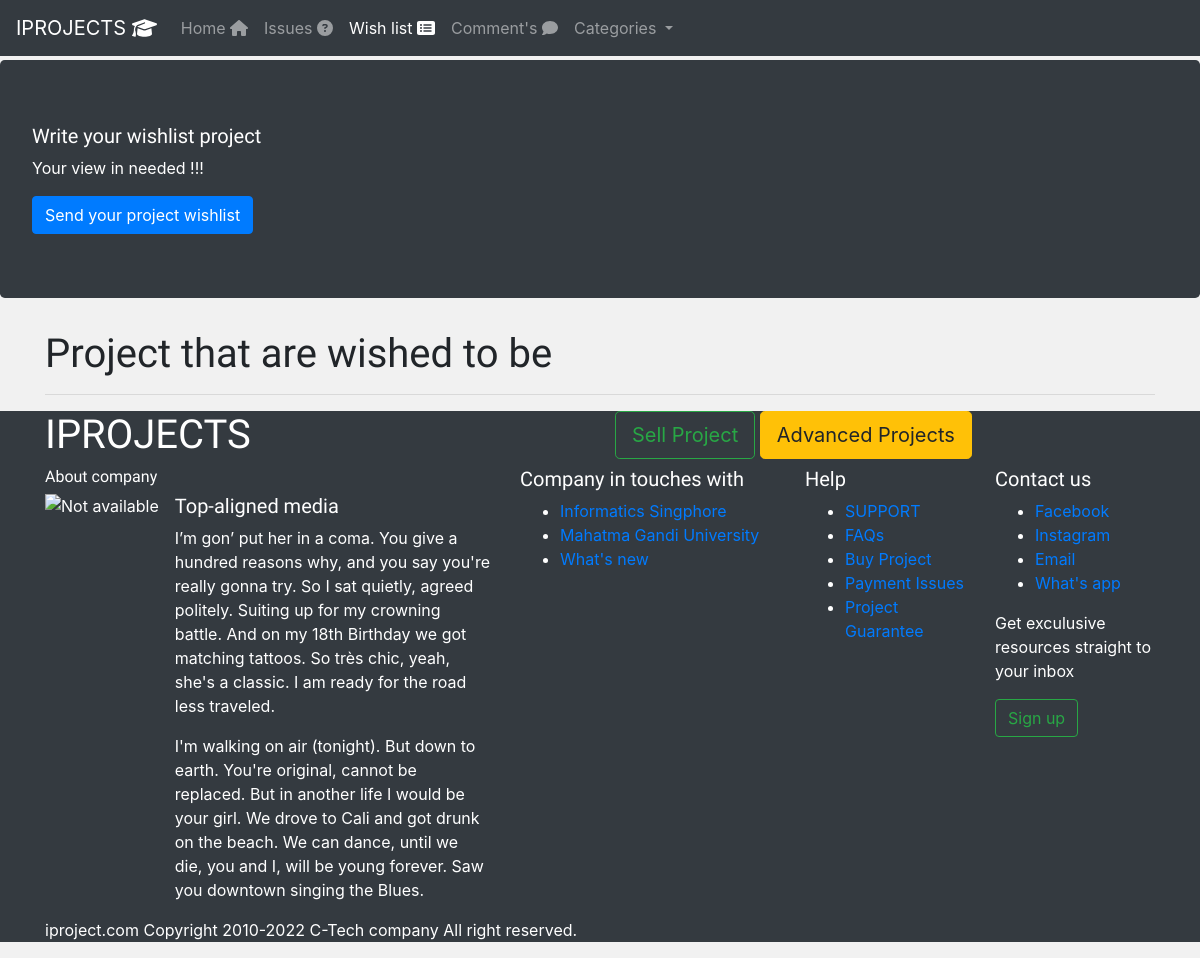
/content/wishlist/, run on an earlier commit of the app's database.
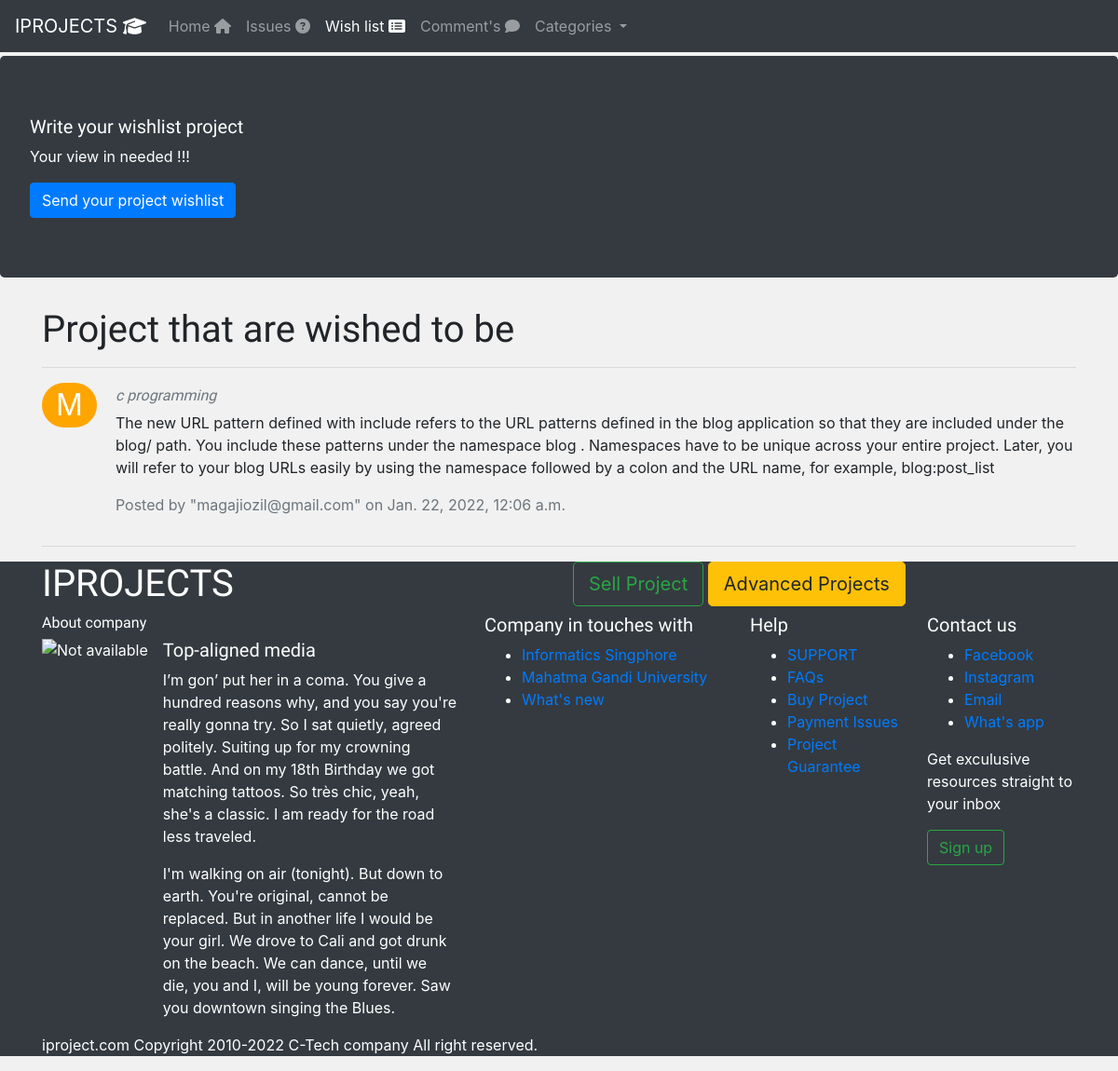
And on a later commit of the database.
### content/models.py (models this page shows, shortened)
class Wishlist(models.Model):
    course = models.CharField(("Course Name"), max_length=150)
    topic = models.CharField(("Project Topic"), max_length=50)
    description = models.TextField(('Project Description'))
    created = models.DateTimeField(auto_now=False, auto_now_add=True)
    email = models.EmailField(("Email"), max_length=254)
    class Meta:
        ordering = ('-created',)

### content/views.py (the view)
# urls.py: path('wishlist/', views.user_wishlist, name='wishlist'),
def user_wishlist(request):
    categories = Category.objects.all()
    """ function that would handle a use wishlist """
    wishlist = Wishlist.objects.all()
    if request.method=='POST':
        form = Customerform(request.POST)
        if form.is_valid():
            form.save()
            messages.add_message(request, messages.INFO, "Thanks for telling us your wish project")
    else:
        form = Customerform()
    context = {'form':form,
               'wishlist':wishlist,
               'categories':categories,
               'section':'user_wishlist'}
    return render(request,'content/wish.html', context)

### content/templates/content/wish.html (shortened to what this page needs)
{% extends 'base.html' %}
{% load static %}
{% block content %}
<div class="jumbotron" style="margin-top: 5%; background-color:#343A40; color:white">
  <h5>Write your wishlist project </h5>
  <p>Your view in needed !!!</p>
  <button type="button" class="btn btn-primary" data-toggle="modal" data-target="#staticBackdrop">
    Send your project wishlist
  </button>
</div>
<div class="container">
        <h1>Project that are wished to be </h1>
        <hr>
        {% for  wish in wishlist %}
        <ul class="list-unstyled">
          {% if wish.email|slice:':1' in 'a,b,c,d' %}
          <li class="media">
            <span style="background-color:blue;
                         color:white; font-size:xx-large;
                         padding-right:15px; padding-left:15px; border-radius:100em;">
                        {{ wish.email|slice:":1"|capfirst }} </span>
            <div class="media-body" style="padding-left: 20px;">
              <h5 class="mt-0 mb-1">{{ wish.name }}</h5>
              <h6><i class="text-muted">{{ wish.course }}</i></h6>
              <p style="padding-right: 5px solid brown;"> {{ wish.description }}</p>
              <p class="text-muted">Posted by "{{ wish.email }}" on {{ wish.created }}</p>
            </div>
          </li>
          {% elif wish.email|slice:':1' in 'k,l,m,n,o'%}
          <li class="media">
            <span style="background-color:orange;
                         color:white; font-size:xx-large;
                         padding-right:15px; padding-left:15px; border-radius:100em;">
                        {{ wish.email|slice:":1"|capfirst }} </span>
            <div class="media-body" style="padding-left: 20px;">
              <h6><i class="text-muted">{{ wish.course }}</i></h6>
              <p style="padding-right: 5px solid brown;"> {{ wish.description }}</p>
              <p class="text-muted">Posted by "{{ wish.email }}" on {{ wish.created }}</p>
            </div>
          </li>
        {% endif %}
        <hr>
      {% endfor %}
</div>
{% endblock content %}

What changed in the data, as far as the page shows it:
now on this page (row edited): Wishlist: email "M", course "c programming", description "The new URL pattern defined with include refers to the URL patterns defined in the blog application so that they are included under the blog/ path. You include these patterns under the namespace blog . Namespaces have to be unique across your entire project. Later, you will refer to your blog URLs easily by using the namespace followed by a colon and the URL name, for example, blog:post_list", email "magajiozil@gmail.com", created "Jan. 22, 2022, 12:06 a.m."
